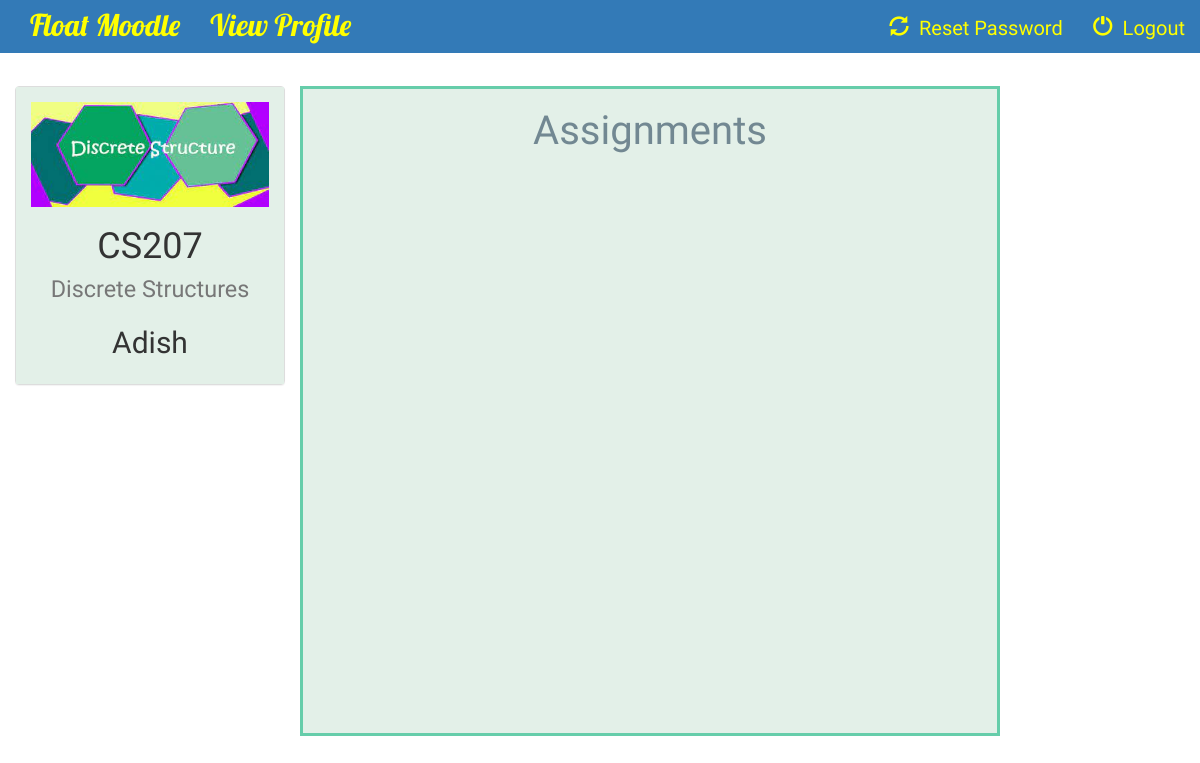
The app's page /course/2/view_assignments/ (signed in), older data.
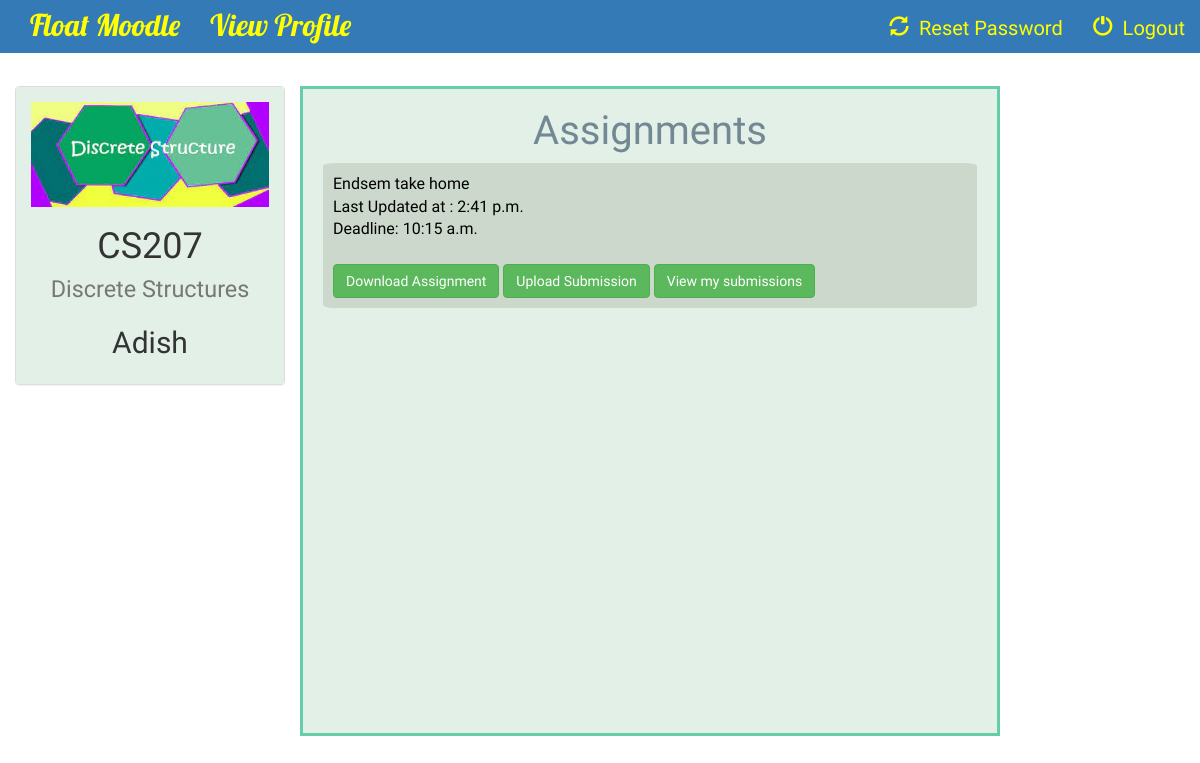
The same page, newer data.
### instructor/models.py (models this page shows)
class Assignment(models.Model):
    description = models.CharField(max_length=1000, default='')
    file = models.FileField(default='')
    course = models.ForeignKey(Course,on_delete=models.CASCADE)
    post_time = models.TimeField(auto_now=True, auto_now_add=False)
    deadline = models.TimeField()

### course/views.py (the view)
# urls.py: url(r'^(?P<course_id>[0-9]+)/view_assignments/$', views.view_assignments, name='view_assignments'),
@login_required
def view_assignments(request, course_id):
    course = Course.objects.get(id=course_id)
    assignments = Assignment.objects.filter(course=course)
    context = {
        'course' : course,
        'assignments' : assignments,
    }
    return render(request,'course/view_assignments.html',context)

### instructor/models.py (called while the page is built)
    def __str__(self):
        return self.name

### course/templates/course/view_assignments.html (shortened to what this page needs)
{% extends 'course/basic_page.html' %}
{% block body %}
<br>
<div class="container-fluid songs-container" >
    <div class="row">
    <div class="col-sm-6 col-md-3">
            <div class="panel panel-default">
                <div class="panel-body" style="background-color: #e3f0e8;border: 0px solid #66cdaa;">
                    <a href="{% url 'course:detail' course.id %}">
                        {% if course.course_logo %}
                            <img src="{{ course.course_logo.url }}" class="img-responsive">
                        {% else %}
                            <h3>No image to display</h3>
                        {% endif %}
                    </a>
                    <h1 align="center">{{ course.code }}<br> <small>{{ course.name }}</small></h1>
                    <h2 align="center">{{ course.instructor }}</h2>
                </div>
            </div>
        </div>
        <div class="col-sm-7" style="align:center; overflow-y: scroll; height:650px;border: 3px solid #66cdaa;background-color:#e3f0e8;color:black;font-family: 'Abhaya Libre';font-size:16px;">
        <h3 align="center"; style="text-align:center;font-family:Volkhov,cursive;font-size:40px;color: #728892">Assignments</h3>
    {% for assignment in assignments reversed %}
<div style="background-color:#CDD8CD; border-radius:2%;padding:10px; margin:5px">
        {{ assignment.description }}<br>
        Last Updated at : {{ assignment.post_time }}<br>
        Deadline: {{ assignment.deadline }}<br><br>
        <a href="{{ assignment.file.url }}">
        <button type="submit" class="btn btn-success">Download Assignment</button></a>
        <a href="{% url 'course:upload_submission' assignment.id %}">
        <button type="submit" class="btn btn-success">Upload Submission</button></a>
        <a href="{% url 'course:view_submissions' assignment.id %}">
        <button type="submit" class="btn btn-success">View my submissions</button></a>
        <br>
</div>
    {% endfor %}
        </div><br><br><br>
</div>
</div><br><br><br>
{% endblock %}

Row changes from the older to the newer data that the page shows:
added Assignment: description "Endsem take home", post_time "2:41 p.m.", deadline "10:15 a.m."
